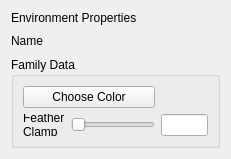
<?xml version="1.0" encoding="UTF-8"?>
<ui version="4.0">
 <class>EnvironmentForm</class>
 <widget class="QWidget" name="EnvironmentForm">
  <property name="geometry">
   <rect>
    <x>0</x>
    <y>0</y>
    <width>231</width>
    <height>149</height>
   </rect>
  </property>
  <property name="windowTitle">
   <string>Form</string>
  </property>
  <layout class="QVBoxLayout" name="verticalLayout">
   <item>
    <widget class="QLabel" name="affectorNameLabel">
     <property name="text">
      <string>Environment Properties</string>
     </property>
    </widget>
   </item>
   <item>
    <layout class="QHBoxLayout" name="horizontalLayout">
     <item>
      <widget class="QLabel" name="nameLabel">
       <property name="text">
        <string>Name</string>
       </property>
      </widget>
     </item>
     <item>
      <widget class="QLabel" name="nameViewLabel">
       <property name="text">
        <string/>
       </property>
      </widget>
     </item>
     <item>
      <spacer name="horizontalSpacer">
       <property name="orientation">
        <enum>Qt::Horizontal</enum>
       </property>
       <property name="sizeHint" stdset="0">
        <size>
         <width>40</width>
         <height>20</height>
        </size>
       </property>
      </spacer>
     </item>
    </layout>
   </item>
   <item>
    <widget class="QGroupBox" name="groupBox">
     <property name="title">
      <string>Family Data</string>
     </property>
     <layout class="QGridLayout" name="gridLayout">
      <item row="0" column="0" colspan="2">
       <widget class="QPushButton" name="colorButton">
        <property name="text">
         <string>Choose Color</string>
        </property>
       </widget>
      </item>
      <item row="1" column="0">
       <widget class="QLabel" name="featherClampLabel">
        <property name="text">
         <string>Feather Clamp</string>
        </property>
        <property name="wordWrap">
         <bool>true</bool>
        </property>
       </widget>
      </item>
      <item row="1" column="1">
       <widget class="QSlider" name="featherClampSlider">
        <property name="sizePolicy">
         <sizepolicy hsizetype="Fixed" vsizetype="Fixed">
          <horstretch>0</horstretch>
          <verstretch>0</verstretch>
         </sizepolicy>
        </property>
        <property name="orientation">
         <enum>Qt::Horizontal</enum>
        </property>
       </widget>
      </item>
      <item row="1" column="2">
       <widget class="QLineEdit" name="featherClampEdit"/>
      </item>
     </layout>
    </widget>
   </item>
  </layout>
 </widget>
 <resources/>
 <connections/>
</ui>
